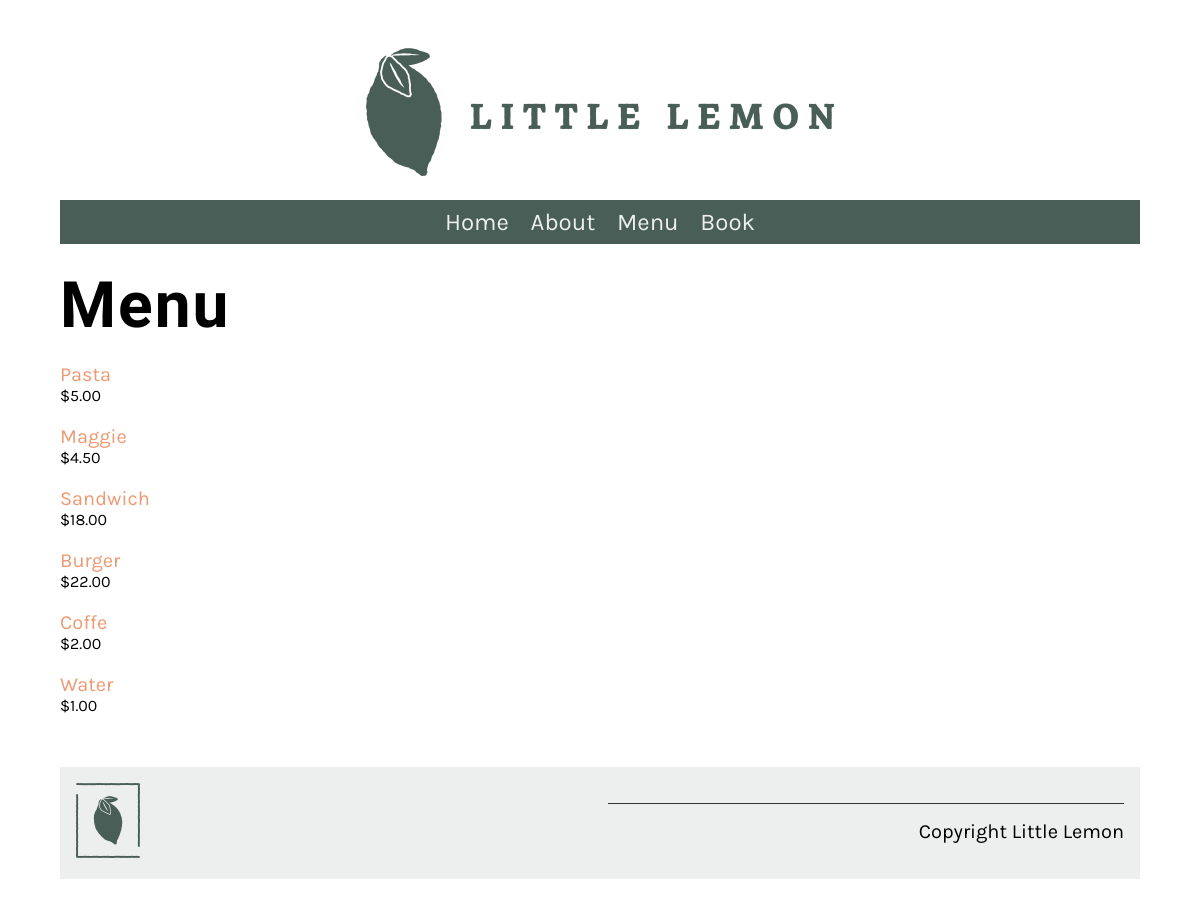
The app's page /lemonapp/menu/ with its own data.
### lemonApp/models.py (models this page shows, shortened)
class Menu(models.Model):
    id = models.AutoField(primary_key=True)
    title = models.CharField(max_length=255)
    price = models.DecimalField(max_digits=10, decimal_places=2)
    inventory = models.IntegerField()

### lemonApp/views.py (the view)
# urls.py: path('menu/', views.menu, name='menu'),
def menu(request):
    menu_data = Menu.objects.all()
    main_data = {"menu": menu_data}
    return render(request, 'menu.html', {"menu": main_data})

### templates/menu.html
{% extends 'base.html' %}
{% load static %}
{% block content %}
<h1>Menu</h1>
<div class="column">
    {% for item in menu.menu %}
    <p>
        <a href="{% url 'menu_item' pk=item.pk %}">
            {{ item.title }}
            </a>
        <span class="menu-price">
            ${{ item.price }}
        </span>
    </p>
    {% endfor %}
</div>
{% endblock %}

### lemonApp/static/css/style.css (style rules this page uses)
body { font-family: 'Karla', sans-serif; margin-top: 3rem; margin-bottom: 3rem; margin-left: 5%; margin-right: 5%; }
h1, h2, h3, h4, h5, h6 { font-family: 'Markazi Text', serif; letter-spacing: 2px; ; }
h1 { font-size: 4rem; margin-top: 1.5rem; margin-bottom: 0; }
p, ul { font-size: 1.25rem; ; }
a { color: #EE9972; text-decoration: none; }
.column { flex-basis: 50%; margin-bottom: 1rem; padding-bottom: 1rem; }
.menu-price { display: block; font-size: 1rem; }

### records on screen
Menu: title "Pasta", price "5.00"
Menu: title "Maggie", price "4.50"
Menu: title "Sandwich", price "18.00"
Menu: title "Burger", price "22.00"
Menu: title "Coffe", price "2.00"
Menu: title "Water", price "1.00"
